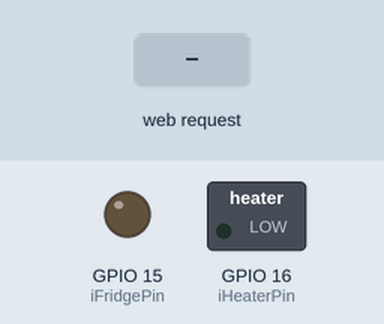
Recording of a sketch running on a simulated ESP8266 (NodeMCU). Parts: switched loads named in the sketch (green lamp = pin HIGH), output pins drawn as LEDs (lit = HIGH). Inputs (shaded band) come from the test bench. WiFi joins after 1.5 s; servers stay silent unless stated; what the sketch prints to the serial monitor is not drawn.

Above: at 2.7 s.
2.8 s: HTTP request GET /update?TEMP=1 received
At 3.5 s:
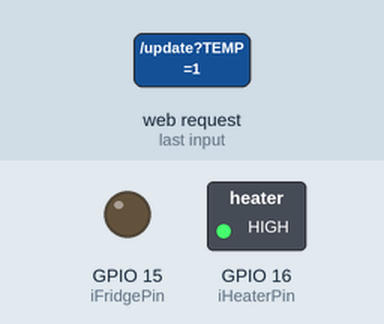
4.3 s: HTTP request GET /update?TEMP=120 received
At 4.6 s:
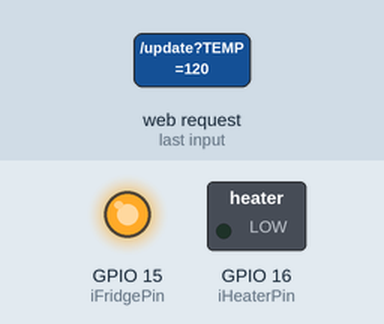
5.8 s: HTTP request GET /update?TEMP=0 received
At 6.9 s:
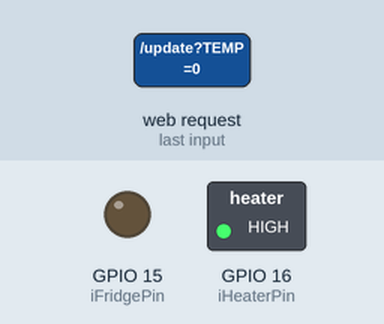
7.3 s: HTTP request GET /update?TARGET=0 received
At 8.1 s:
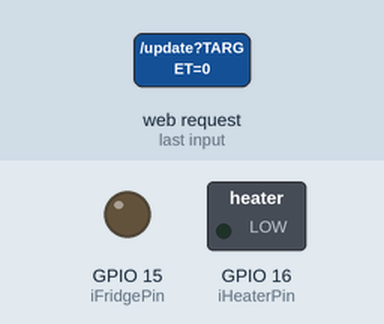
Timing chart, 0 to 9.8 s (numbered marks = the images above; inputs shaded):
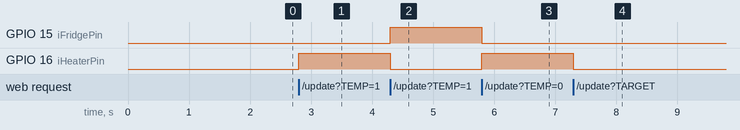

Measured:
- after the input at 2.8 s, GPIO 16 (iHeaterPin): LOW → HIGH at once
- after the input at 4.3 s, GPIO 15 (iFridgePin): LOW → HIGH at once; GPIO 16 (iHeaterPin): HIGH → LOW at once
- after the input at 5.8 s, GPIO 15 (iFridgePin): HIGH → LOW at once; GPIO 16 (iHeaterPin): LOW → HIGH at once
- after the input at 7.3 s, GPIO 16 (iHeaterPin): HIGH → LOW at once

The sketch:

TempController.ino
```cpp
// A simple temperature controller that sends an email if the sensor stops updating data
//  - Entering 'http://192.168.0.21/update?TEMP=25.45&TARGET=18.00' into a browser updates the temperature controller

#include <ESP8266WebServer.h>

const int iFridgePin = 15;
const int iHeaterPin = 16;

const char* ssid = "";
const char* password = "";

float fSensorValueTemperature = 0.0f;

float fSafeMarginC = 0.5f;
float fTargetTemperature = 18.3f;

long lPreviousUpdate = 0;
long lTimeBeforeAlarm = 7 * 60 * 1000;
bool bAlarmState = false;

ESP8266WebServer server(80);

void enableHeater(bool bEnable) {
  if(bEnable) {
    Serial.println("Enabling heater");
    digitalWrite(iHeaterPin, HIGH);
  } else {
    Serial.println("Disabling heater");
    digitalWrite(iHeaterPin, LOW);
  }
}

void enableFridge(bool bEnable) {
  if(bEnable) {
    Serial.println("Enabling fridge");
    digitalWrite(iFridgePin, HIGH);
  } else {
    Serial.println("Disabling fridge");
    digitalWrite(iFridgePin, LOW);
  }
}

void handleUpdate() {
  bool bNewData = false;

  if(server.hasArg("TEMP")) {
    fSensorValueTemperature = server.arg("TEMP").toFloat();
    bNewData = true;
  }

  if(server.hasArg("TARGET")) {
    fTargetTemperature = server.arg("TARGET").toFloat();
    bNewData = true;
  }

  String sResponse = "Current Temperature: " + String(fSensorValueTemperature) + "\nTarget Temperature: " + String(fTargetTemperature) + "\nTime Since Update: " + String((millis() - lPreviousUpdate)/1000) + " seconds";

  if(bAlarmState) {
    sResponse += "\n*** ALARM - NO DATA ***";
  }

  // if we have new data
  if(bNewData) {
    // update the temperature controller
    updateTemperatureController();

    sResponse += "\n*Updated*";
  }

  Serial.println(sResponse);
  server.send(200, "text/plain", sResponse);
}

void handleRoot() {
  String sResponse = "Current Temperature: " + String(fSensorValueTemperature) + "\nTarget Temperature: " + String(fTargetTemperature) + "\nTime Since Update: " + String((millis() - lPreviousUpdate)/1000) + " seconds";
  if(bAlarmState) {
    sResponse += "\n*** ALARM - NO DATA ***";
  }

  Serial.println(sResponse);
  server.send(200, "text/plain", sResponse);
}

void handleNotFound() {
  String message = "File Not Found\n\n";
  message += "URI: ";
  message += server.uri();
  message += "\nMethod: ";
  message += ( server.method() == HTTP_GET ) ? "GET" : "POST";
  message += "\nArguments: ";
  message += server.args();
  message += "\n";

  for (uint8_t i = 0; i < server.args();++i) {
    message += " " + server.argName (i) + ": " + server.arg (i) + "\n";
  }

  server.send (404, "text/plain", message);
}

void updateTemperatureController() {
  Serial.println("New data, updating controller");

  // track that we updated the controller
  lPreviousUpdate = millis();
  bAlarmState = false;

  // if it's too cold, turn on heater
  if(fSensorValueTemperature < fTargetTemperature) {
    enableHeater(true);
    enableFridge(false);
  } else {
    // if it's too warm, turn on fridge
    if(fSensorValueTemperature > (fTargetTemperature + fSafeMarginC)) {
      enableFridge(true);
      enableHeater(false);
    } else {
      // if it's within the safe margin, turn everything off
      enableFridge(false);
      enableHeater(false);
    }
  }
}

void setup() {
  // set the serial baud rate
  Serial.begin(115200);

  // Connect to WiFi network
  Serial.println();
  Serial.println();
  Serial.print("Connecting to ");
  Serial.println(ssid);

  WiFi.begin(ssid, password);

  while (WiFi.status() != WL_CONNECTED) {
    delay(500);
    Serial.print(".");
  }
  Serial.println("");
  Serial.print("WiFi connected @ ");
  Serial.println(WiFi.localIP());

  // init gpio
  pinMode(iFridgePin, OUTPUT);
  pinMode(iHeaterPin, OUTPUT);

  // turn off everything
  enableHeater(false);
  enableFridge(false);

  server.on("/", handleRoot);
  server.on("/update", handleUpdate);
  server.onNotFound(handleNotFound);

  server.begin();

  // reset our timeout watchdog
  lPreviousUpdate = millis();

  Serial.println("Ready to go...");
}

void loop() {
  if(!bAlarmState && (millis() - lPreviousUpdate > lTimeBeforeAlarm)) {
    Serial.println("No data in specified time, turning off fridge/heater");

    bAlarmState = true;

    // turn off everything
    enableHeater(false);
    enableFridge(false);
  }

  server.handleClient();
}
```
